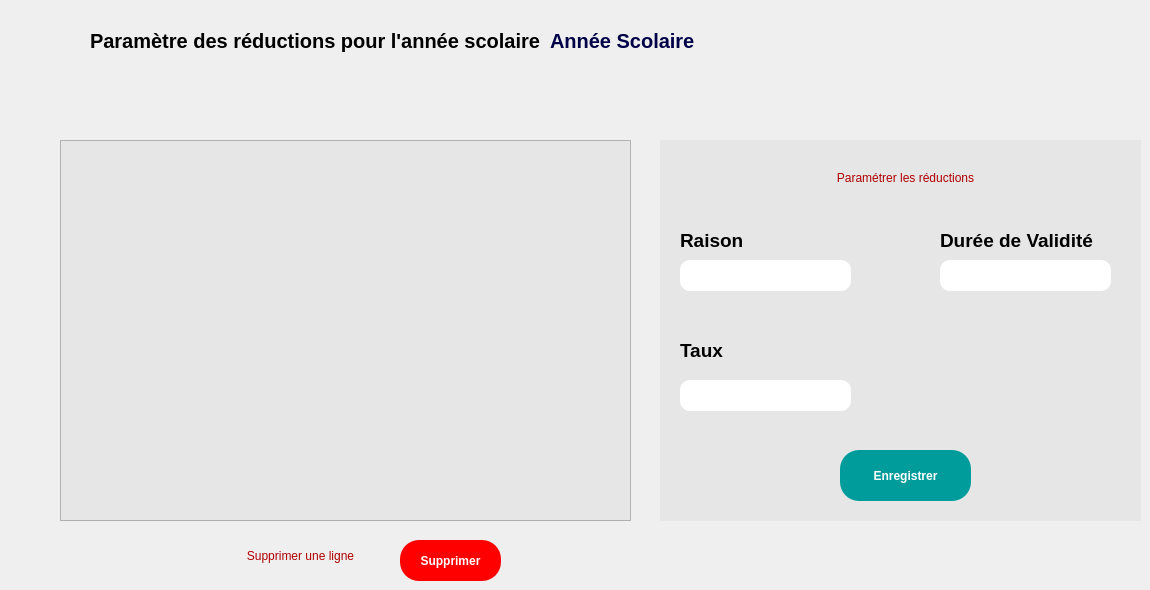
    <widget class="QWidget" name="page_8">
     <widget class="QTableView" name="tableReduction">
      <property name="geometry">
       <rect>
        <x>60</x>
        <y>140</y>
        <width>571</width>
        <height>381</height>
       </rect>
      </property>
      <property name="styleSheet">
       <string notr="true">background-color: rgb(230, 230, 230);</string>
      </property>
     </widget>
     <widget class="QLabel" name="label_54">
      <property name="geometry">
       <rect>
        <x>90</x>
        <y>25</y>
        <width>451</width>
        <height>31</height>
       </rect>
      </property>
      <property name="styleSheet">
       <string notr="true">font-size: 20px;
font-weight: bold;</string>
      </property>
      <property name="text">
       <string>Paramètre des réductions pour l'année scolaire</string>
      </property>
     </widget>
     <widget class="QLabel" name="anneeSco2">
      <property name="geometry">
       <rect>
        <x>550</x>
        <y>30</y>
        <width>181</width>
        <height>21</height>
       </rect>
      </property>
      <property name="styleSheet">
       <string notr="true">font-size: 20px;
font-weight: bold;
color: rgb(0, 0, 72);</string>
      </property>
      <property name="text">
       <string>Année Scolaire</string>
      </property>
     </widget>
     <widget class="QWidget" name="widget_18" native="true">
      <property name="geometry">
       <rect>
        <x>660</x>
        <y>140</y>
        <width>481</width>
        <height>381</height>
       </rect>
      </property>
      <property name="styleSheet">
       <string notr="true">background-color: rgb(230, 230, 230);</string>
      </property>
      <widget class="QLineEdit" name="taux2">
       <property name="geometry">
        <rect>
         <x>20</x>
         <y>240</y>
         <width>171</width>
         <height>31</height>
        </rect>
       </property>
       <property name="styleSheet">
        <string notr="true">background-color: rgb(255, 255, 255);
border-radius: 10px;
</string>
       </property>
       <property name="alignment">
        <set>Qt::AlignCenter</set>
       </property>
      </widget>
      <widget class="QLabel" name="label_56">
       <property name="geometry">
        <rect>
         <x>20</x>
         <y>90</y>
         <width>101</width>
         <height>21</height>
        </rect>
       </property>
       <property name="styleSheet">
        <string notr="true">font-weight: bold;
font-size: 19px</string>
       </property>
       <property name="text">
        <string>Raison</string>
       </property>
      </widget>
      <widget class="QLineEdit" name="raison">
       <property name="geometry">
        <rect>
         <x>20</x>
         <y>120</y>
         <width>171</width>
         <height>31</height>
        </rect>
       </property>
       <property name="styleSheet">
        <string notr="true">background-color: rgb(255, 255, 255);
border-radius: 10px;
</string>
       </property>
       <property name="text">
        <string/>
       </property>
       <property name="alignment">
        <set>Qt::AlignCenter</set>
       </property>
      </widget>
      <widget class="QPushButton" name="pushButton_25">
       <property name="geometry">
        <rect>
         <x>180</x>
         <y>310</y>
         <width>131</width>
         <height>51</height>
        </rect>
       </property>
       <property name="styleSheet">
        <string notr="true">
QPushButton
{
   	color: white;
	font-weight: bold;
	border-radius: 19px;
	background-color: rgb(0, 156, 156);
}

QPushButton:hover
{
   	color: white;
	font-weight: bold;
	border-radius: 19px;	
	background-color: rgb(0, 207, 207);
}
</string>
       </property>
       <property name="text">
        <string>Enregistrer</string>
       </property>
      </widget>
      <widget class="QLabel" name="label_57">
       <property name="geometry">
        <rect>
         <x>20</x>
         <y>200</y>
         <width>101</width>
         <height>21</height>
        </rect>
       </property>
       <property name="styleSheet">
        <string notr="true">font-weight: bold;
font-size: 19px</string>
       </property>
       <property name="text">
        <string>Taux</string>
       </property>
      </widget>
      <widget class="QLabel" name="label_58">
       <property name="geometry">
        <rect>
         <x>280</x>
         <y>90</y>
         <width>171</width>
         <height>21</height>
        </rect>
       </property>
       <property name="styleSheet">
        <string notr="true">font-weight: bold;
font-size: 19px</string>
       </property>
       <property name="text">
        <string>Durée de Validité</string>
       </property>
      </widget>
      <widget class="QLineEdit" name="duree2">
       <property name="geometry">
        <rect>
         <x>280</x>
         <y>120</y>
         <width>171</width>
         <height>31</height>
        </rect>
       </property>
       <property name="styleSheet">
        <string notr="true">background-color: rgb(255, 255, 255);
border-radius: 10px;
</string>
       </property>
       <property name="alignment">
        <set>Qt::AlignCenter</set>
       </property>
      </widget>
      <widget class="QLabel" name="label_59">
       <property name="geometry">
        <rect>
         <x>90</x>
         <y>30</y>
         <width>311</width>
         <height>16</height>
        </rect>
       </property>
       <property name="styleSheet">
        <string notr="true">font: 700 13pt &quot;Segoe UI&quot;;
color: rgb(175, 0, 0);</string>
       </property>
       <property name="text">
        <string>Paramétrer les réductions</string>
       </property>
       <property name="alignment">
        <set>Qt::AlignCenter</set>
       </property>
      </widget>
     </widget>
     <widget class="QPushButton" name="pushButton_26">
      <property name="geometry">
       <rect>
        <x>0</x>
        <y>11</y>
        <width>31</width>
        <height>20</height>
       </rect>
      </property>
      <property name="styleSheet">
       <string notr="true">border: none;</string>
      </property>
      <property name="text">
       <string/>
      </property>
      <property name="icon">
       <iconset resource="Resource.qrc">
        <normaloff>:/Images/arrow.png</normaloff>:/Images/arrow.png</iconset>
      </property>
      <property name="iconSize">
       <size>
        <width>30</width>
        <height>23</height>
       </size>
      </property>
     </widget>
     <widget class="QPushButton" name="BouttonSupprimerReduction">
      <property name="geometry">
       <rect>
        <x>400</x>
        <y>540</y>
        <width>101</width>
        <height>41</height>
       </rect>
      </property>
      <property name="styleSheet">
       <string notr="true">
QPushButton
{
   	color: white;
	font-weight: bold;
	border-radius: 19px;
	background-color: rgb(255, 0, 0);
}

QPushButton:hover
{
   	color: white;
	font-weight: bold;
	border-radius: 19px;	
	background-color: rgb(255, 97, 76);
}
</string>
      </property>
      <property name="text">
       <string>Supprimer</string>
      </property>
     </widget>
     <widget class="QLabel" name="label_60">
      <property name="geometry">
       <rect>
        <x>170</x>
        <y>540</y>
        <width>261</width>
        <height>31</height>
       </rect>
      </property>
      <property name="styleSheet">
       <string notr="true">font: 700 13pt &quot;Segoe UI&quot;;
color: rgb(175, 0, 0);</string>
      </property>
      <property name="text">
       <string>Supprimer une ligne</string>
      </property>
      <property name="alignment">
       <set>Qt::AlignCenter</set>
      </property>
     </widget>
     <widget class="QLabel" name="reductionParameter">
      <property name="geometry">
       <rect>
        <x>30</x>
        <y>20</y>
        <width>49</width>
        <height>41</height>
       </rect>
      </property>
      <property name="text">
       <string/>
      </property>
     </widget>
    </widget>
